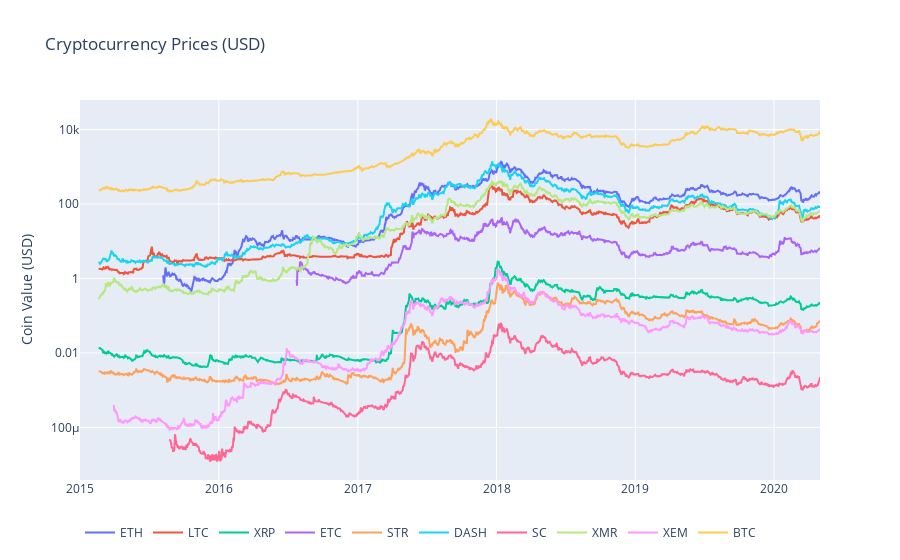

The notebook cell saved with this chart:
### Code cell
# Chart all of the altocoin prices
df_scatter(combined_df, 'Cryptocurrency Prices (USD)', seperate_y_axis=False, y_axis_label='Coin Value (USD)', scale='log')

### Figure 1 — Plotly figure (JSON) as saved in the notebook; plotly's stock layout.template omitted (floating-point values rounded to 4 significant figures; data arrays with more than 128 entries replaced by an {"elided": "..."} marker saying what was removed)
{"data": [{"name": "ETH", "type": "scatter", "x": {"elided": "1948 str values"}, "y": {"elided": "1948 float values"}}, {"name": "LTC", "type": "scatter", "x": {"elided": "1948 str values"}, "y": {"elided": "1948 float values"}}, {"name": "XRP", "type": "scatter", "x": {"elided": "1948 str values"}, "y": {"elided": "1948 float values"}}, {"name": "ETC", "type": "scatter", "x": {"elided": "1948 str values"}, "y": {"elided": "1948 float values"}}, {"name": "STR", "type": "scatter", "x": {"elided": "1948 str values"}, "y": {"elided": "1948 float values"}}, {"name": "DASH", "type": "scatter", "x": {"elided": "1948 str values"}, "y": {"elided": "1948 float values"}}, {"name": "SC", "type": "scatter", "x": {"elided": "1948 str values"}, "y": {"elided": "1948 float values"}}, {"name": "XMR", "type": "scatter", "x": {"elided": "1948 str values"}, "y": {"elided": "1948 float values"}}, {"name": "XEM", "type": "scatter", "x": {"elided": "1948 str values"}, "y": {"elided": "1948 float values"}}, {"name": "BTC", "type": "scatter", "x": {"elided": "1948 str values"}, "y": {"elided": "1948 float values"}}], "layout": {"legend": {"orientation": "h"}, "title": {"text": "Cryptocurrency Prices (USD)"}, "xaxis": {"type": "date"}, "yaxis": {"showticklabels": true, "title": {"text": "Coin Value (USD)"}, "type": "log"}}}
